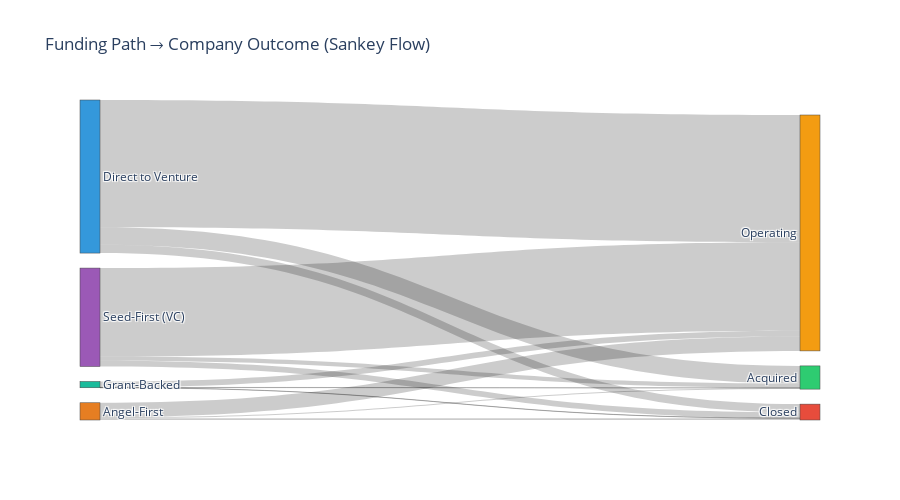

The notebook cell this image was saved under:
### Code cell
# SANKEY DIAGRAM: Funding Path → Outcome Flow
# Harvard principle: Show relationships between categories

# Calculate flows for each path → status combination
paths = ['Direct to Venture', 'Angel-First', 'Seed-First (VC)', 'Grant-Backed']
statuses = ['acquired', 'operating', 'closed']

# Build Sankey data
labels = paths + ['Acquired', 'Operating', 'Closed']
source, target, value = [], [], []

for i, path in enumerate(paths):
    path_data = companies[companies['funding_path'] == path]
    for j, status in enumerate(statuses):
        count = len(path_data[path_data['status'] == status])
        if count > 0:
            source.append(i)
            target.append(len(paths) + j)
            value.append(count)

# Create Sankey
fig = go.Figure(go.Sankey(
    node=dict(
        pad=15, thickness=20,
        label=labels,
        color=['#3498db', '#e67e22', '#9b59b6', '#1abc9c', '#2ecc71', '#f39c12', '#e74c3c']
    ),
    link=dict(source=source, target=target, value=value)
))

fig.update_layout(
    title='Funding Path → Company Outcome (Sankey Flow)',
    font_size=12, height=500
)
fig.show()

### Figure 1 — Plotly figure (JSON) as saved in the notebook; plotly's stock layout.template omitted (floating-point values rounded to 4 significant figures)
{"data": [{"link": {"source": [0, 0, 0, 1, 1, 1, 2, 2, 2, 3, 3, 3], "target": [4, 5, 6, 4, 5, 6, 4, 5, 6, 4, 5, 6], "value": [2238, 16201, 1057, 146, 1830, 219, 549, 11262, 724, 23, 753, 23]}, "node": {"color": ["#3498db", "#e67e22", "#9b59b6", "#1abc9c", "#2ecc71", "#f39c12", "#e74c3c"], "label": ["Direct to Venture", "Angel-First", "Seed-First (VC)", "Grant-Backed", "Acquired", "Operating", "Closed"], "pad": 15, "thickness": 20}, "type": "sankey"}], "layout": {"font": {"size": 12}, "height": 500, "title": {"text": "Funding Path → Company Outcome (Sankey Flow)"}}}
